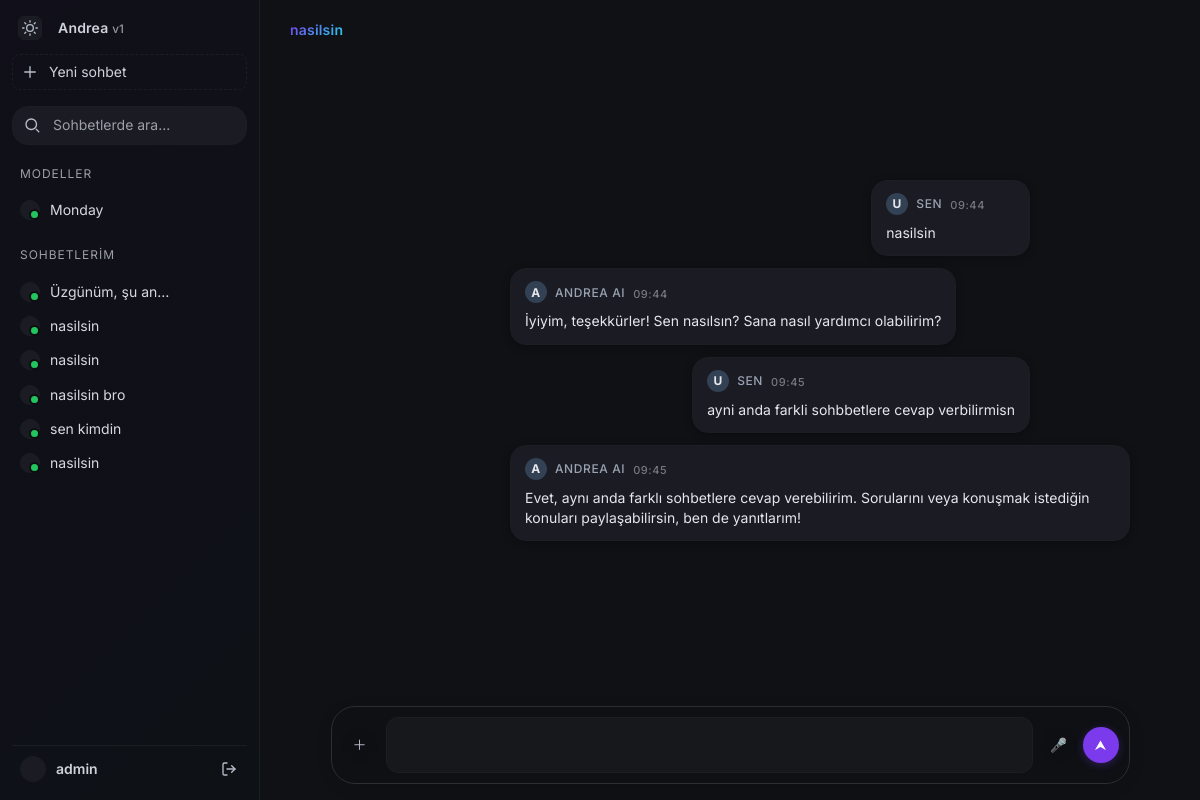
The app's page /chat/49/ (signed in) with its own data.
### chat/models.py (models this page shows, shortened)
class Chat(models.Model):
    user = models.ForeignKey(User, on_delete=models.CASCADE, related_name='chats')
    title = models.CharField(max_length=120)
    created_at = models.DateTimeField(auto_now_add=True)
    updated_at = models.DateTimeField(auto_now=True)
    class Meta:
        ordering = ['-updated_at']

class Message(models.Model):
    ROLE_CHOICES = (
        ('system', 'System'),
        ('user', 'User'),
        ('assistant', 'Assistant'),
    )
    chat = models.ForeignKey(Chat, on_delete=models.CASCADE, related_name='messages')
    role = models.CharField(max_length=10, choices=ROLE_CHOICES)
    content = models.TextField()
    created_at = models.DateTimeField(auto_now_add=True)
    class Meta:
        ordering = ['created_at']

### users/models.py (models this page shows, shortened)
class User(AbstractUser):
    ROLE_CHOICES = [
        ('admin', 'Admin'),
        ('user', 'User'),
        ('moderator', 'Moderator'),
    ]
    role = models.CharField(
        max_length=20,
        choices=ROLE_CHOICES,
        default='user',
        verbose_name='Role'
    )
    class Meta:
        verbose_name = 'User'
        verbose_name_plural = 'Users'

### chat/views.py (the view)
# urls.py: path('<int:chat_id>/', views.chat_detail, name='detail'),
@login_required
def chat_detail(request, chat_id):
    chat = get_object_or_404(Chat, pk=chat_id, user=request.user)
    chats = request.user.chats.only('id','title','updated_at')[:50]
    csrf_token = get_token(request)
    return render(request, 'chat/detail.html', {
        'chat': chat,
        'messages': chat.messages.all(),
        'chats': chats,
        'csrf_token': csrf_token
    })

### templates/chat/detail.html (shortened to what this page needs)
{% load static %}
<!doctype html>
<html lang="tr" class="theme-aurora">
<head>
</head>
<body>
<div class="app">
  <aside class="sidebar" aria-label="Yan Menü">
    <div class="top-strip">
      <button class="theme-toggle" id="themeToggle" aria-label="Tema değiştir" title="Tema değiştir">
      </button>
      <div class="brand">Andrea <small>v1</small></div>
    </div>
    <a class="new-project" href="#" aria-label="Yeni sohbet başlat">
      <span class="icon" aria-hidden="true">
        <svg viewBox="0 0 24 24" width="18" height="18" fill="none" stroke="currentColor" stroke-width="1.8" stroke-linecap="round"><path d="M12 5v14M5 12h14"></path></svg>
      </span>
      Yeni sohbet
    </a>
    <nav class="menu" aria-label="Genel">
      <div class="search-item">
        <span class="icon" aria-hidden="true">
          <svg viewBox="0 0 24 24" width="18" height="18" fill="none" stroke="currentColor" stroke-width="1.8" stroke-linecap="round" stroke-linejoin="round">
            <circle cx="11" cy="11" r="7"></circle><path d="M21 21l-3.5-3.5"></path>
          </svg>
        </span>
        <input type="text" placeholder="Sohbetlerde ara..." class="search-input" aria-label="Sohbetlerde ara">
      </div>
    </nav>
    <div class="section-label">Modeller</div>
    <div class="gpts">
      <button class="gpt-item" id="mondayBtn" type="button">
        <span class="gpt-avatar" aria-hidden="true"></span>
        Monday
      </button>
    </div>
    <div class="section-label">Sohbetlerim</div>
    <div class="gpts" id="chatList">
      {% for c in chats %}
        <div class="gpt-item-wrapper">
          <a class="gpt-item" href="{% url 'chat:detail' c.id %}">
            <span class="gpt-avatar"></span>
            <span class="gpt-title">{{ c.title }}</span>
          </a>
        </div>
      {% empty %}
        <div class="gpt-item" style="opacity:.7">Henüz sohbet yok</div>
      {% endfor %}
    </div>
    <div class="spacer"></div>
    <div class="user" role="contentinfo">
      <div class="avatar" aria-hidden="true"></div>
      <div>
        <div style="font-weight:600;color:#cfd3da;">{{ user.username|default:"Misafir Kullanıcı" }}</div>
      </div>
      <a href="{% url 'logout' %}" class="logout-btn" title="Çıkış yap">
        <svg viewBox="0 0 24 24" width="16" height="16" fill="none" stroke="currentColor" stroke-width="2" stroke-linecap="round" stroke-linejoin="round">
          <path d="M9 21H5a2 2 0 0 1-2-2V5a2 2 0 0 1 2-2h4"></path>
          <polyline points="16,17 21,12 16,7"></polyline>
          <line x1="21" y1="12" x2="9" y2="12"></line>
        </svg>
      </a>
    </div>
  </aside>
  <main class="main">
    <div class="chat-title">{{ chat.title }}</div>
    <div class="messages" id="messages">
      {% for m in messages %}
        <div class="msg {{ m.role }}">
          <div class="msg-header">
            <div class="msg-avatar">
              {% if m.role == 'user' %}U{% else %}A{% endif %}
            </div>
            <span>{% if m.role == 'user' %}Sen{% else %}Andrea AI{% endif %}</span>
            <span class="msg-timestamp">{{ m.created_at|date:"H:i" }}</span>
          </div>
          <div class="msg-content">{{ m.content|linebreaksbr }}</div>
        </div>
      {% endfor %}
    </div>
    <div class="composer">
      <form id="composerForm" action="{% url 'chat:send' chat.id %}" method="post">
        <div class="composer-inner">
          <div class="composer-leading">
            <button type="button" class="composer-btn" aria-label="Ekle">＋</button>
          </div>
          <div class="composer-primary">
            <div
              id="prompt-editor"
              class="ProseMirror composer-editor"
              contenteditable="true"
              translate="no"
              data-virtualkeyboard="true"
              role="textbox"
              aria-multiline="true"
              spellcheck="true"
            ><p><br></p></div>
          </div>
          <div class="composer-trailing">
            <button type="button" id="composer-mic" class="composer-btn" aria-label="Dikte">🎤</button>
            <button type="button" id="composer-send" class="composer-submit-btn" aria-label="Gönder">⮝</button>
          </div>
        </div>
      </form>
    </div>
  </main>
</div>
</body>
</html>

### records on screen
Chat: title "Üzgünüm, şu an…"
Chat: title "nasilsin"
Chat: title "nasilsin"
Chat: title "nasilsin bro"
Chat: title "sen kimdin"
Chat: title "nasilsin"
User: username "admin"
Message: role "U", created_at "09:44", content "nasilsin"
Message: role "A", created_at "09:44", content "İyiyim, teşekkürler! Sen nasılsın? Sana nasıl yardımcı olabilirim?"
Message: role "U", created_at "09:45", content "ayni anda farkli sohbbetlere cevap verbilirmisn"
Message: role "A", created_at "09:45", content "Evet, aynı anda farklı sohbetlere cevap verebilirim. Sorularını veya konuşmak istediğin konuları paylaşabilirsin, ben de yanıtlarım!"
